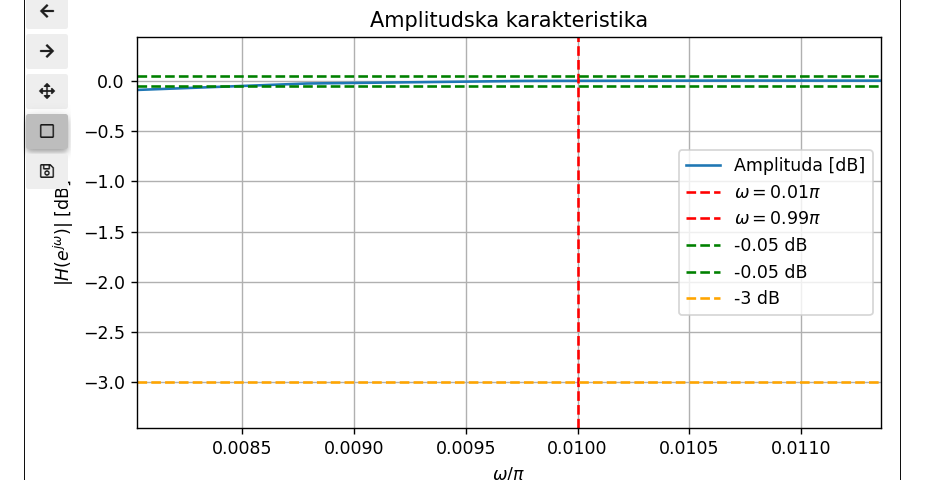
#> input picture ecg/Screenshot.png, 940 x 480 px
$ jupyter execute --allow-errors zadaca1.ipynb   (shell and % lines are left out)
#> lines starting #> are read from the running program, lines starting #| are printed output that depends on the picture
[cell 1]
import numpy as np
import matplotlib.pyplot as plt
from scipy import signal
import matplotlib.image as mpimg

[cell 2]
#Globalne varijable
fs = 360
nyq = fs / 2

### Zadatak 1

Napisati funkciju u Pythonu koja učitava EKG signal i anotacije iz datog fajla.  Specifikacija funkcije je sljedeća:

```python
def read_ecg(filepath):
    '''
    Poziv funkcije: ecg, annot = read_ecg(filepath)

    Ulazni argumenti:
        filepath - putanja do fajla

    Izlazni argumenti:
        ecg   - odmjerci EKG signala
        annot - vektor sa pozicijama QRS kompleksa
    '''

[cell 3]
def read_ecg(filepath):
    data = np.load(filepath)
    ecg = data['signal']
    annot = data['annotation']
    return ecg, annot

### Objašnjenje

U samom tekstu prve zadaće objašnjen je način učitavanja podataka iz fajlova, i taj pristup je primjenjen u implementiranoj funkciji.

### Zadatak 2

Napisati funkciju u Pythonu koja crta EKG signal i označava QRS komplekse, slično kao na Slici 1. Vremenska osa treba da bude izražena u sekundama.
Specifikacija funkcije je sljedeća:

```python
def plot_ecg(ecg, qrs):
    '''
    Poziv funkcije: plot_ecg(ecg, qrs)

    Ulazni argumenti:
        ecg - odmjerci EKG signala
        qrs - vektor sa pozicijama QRS kompleksa
    '''

[cell 4]
# [13 lines left out: function plot_ecg, not called in this run]

### Objašnjenje
Prikazujemo ekg signal kao liniju i onda na njoj crvenim tačkama označavamo QRS komplekse.

### Zadatak 3

Projektovati digitalni filtar **propusnik opsega** koji zadovoljava sljedeće zahtjeve:
- slabljenje **ne veće od 3 dB** u opsegu od **5 Hz do 11 Hz**
- slabljenje **najmanje 40 dB** za frekvencije **manje od 2 Hz** i **veće od 18 Hz**

Nacrtati funkciju pojačanja, faznu karakteristiku i grupno kašnjenje ovog filtra. Frekvencijsku osu označiti u Hz. Pokazati da filtar zadovoljava
date zahtjeve.

[cell 5]
N = 401
cutoff = [4, 12]

bandpass_hann = signal.firwin(N, cutoff, window='hann', pass_zero=False, fs=fs)

w, H = signal.freqz(bandpass_hann, worN=1024, fs=fs)

amplitude_db = 20 * np.log10(np.maximum(np.abs(H), 1e-10))
phase = np.unwrap(np.angle(H))
w_gd, gd = signal.group_delay((bandpass_hann, 1), fs=fs)

plt.figure(figsize=(10, 10))

plt.subplot(3, 1, 1)
plt.plot(w, amplitude_db)
plt.axhline(-3, color='r', linestyle='--', label='-3 dB')
plt.axhline(-40, color='gray', linestyle='--', label='-40 dB')
plt.axvline(2, color='purple', linestyle='--', label='Gr. opsega (2 Hz)')
plt.axvline(18, color='purple', linestyle='--')
plt.axvline(5, color='green', linestyle='--', label='Propusni opseg')
plt.axvline(11, color='green', linestyle='--')
plt.title("Amplitudska karakteristika")
plt.xlabel("Frekvencija [Hz]")
plt.ylabel("Amplituda [dB]")
plt.grid(True)
plt.legend()

plt.subplot(3, 1, 2)
plt.plot(w, phase)
plt.title("Fazna karakteristika")
plt.xlabel("Frekvencija [Hz]")
plt.ylabel("Faza [rad]")
plt.grid(True)

plt.subplot(3, 1, 3)
plt.plot(w_gd, gd)
plt.title("Grupno kašnjenje")
plt.xlabel("Frekvencija [Hz]")
plt.ylabel("Kašnjenje [odmjerci]")
plt.yticks(np.arange(0, N, 50))
plt.ylim(0, N)
plt.grid(True)

plt.tight_layout()
plt.show()
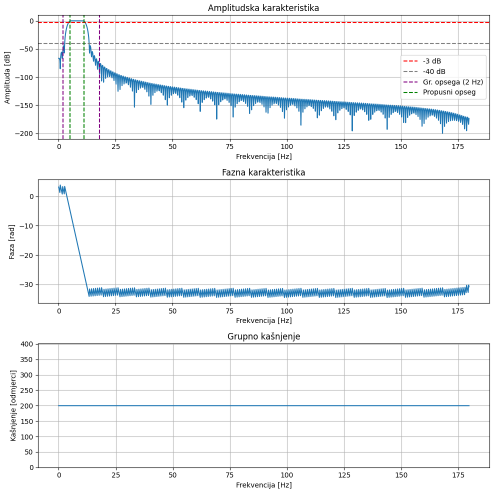
#> figure drawn by matplotlib, 3 panels; panel 1: curve peaks at x = 5.8, y = 0.0502; panel 2: curve peaks at x = 0.703, y = 3.83; panel 3: curve peaks at x = 128.7, y = 200

[cell 6]
wp = [4, 16]

N = 121
beta = 5

bandpass_kaiser = signal.firwin(301, wp, window=('kaiser', beta), pass_zero=False, fs=fs)

w, H = signal.freqz(bandpass_kaiser, worN=2048, fs=fs)

amplitude_db = 20 * np.log10(np.maximum(np.abs(H), 1e-10))
phase = np.unwrap(np.angle(H))
w_gd, gd = signal.group_delay((bandpass_kaiser, 1), fs=fs)

plt.figure(figsize=(10, 10))

plt.subplot(3, 1, 1)
plt.plot(w, amplitude_db)
plt.axhline(-3, color='r', linestyle='--', label='-3 dB')
plt.axhline(-40, color='gray', linestyle='--', label='-40 dB')
plt.axvline(2, color='purple', linestyle='--', label='Gr. opsega (2 Hz)')
plt.axvline(18, color='purple', linestyle='--')
plt.axvline(5, color='green', linestyle='--', label='Propusni opseg')
plt.axvline(11, color='green', linestyle='--')
plt.title("Amplitudska karakteristika")
plt.xlabel("Frekvencija [Hz]")
plt.ylabel("Amplituda [dB]")
plt.grid(True)
plt.legend()

plt.subplot(3, 1, 2)
plt.plot(w, phase)
plt.title("Fazna karakteristika")
plt.xlabel("Frekvencija [Hz]")
plt.ylabel("Faza [rad]")
plt.grid(True)

plt.subplot(3, 1, 3)
plt.plot(w_gd, gd)
plt.title("Grupno kašnjenje")
plt.xlabel("Frekvencija [Hz]")
plt.ylabel("Kašnjenje [odmjerci]")
plt.yticks(np.arange(0, 401, 50))
plt.ylim(0, 401)
plt.grid(True)

plt.tight_layout()
plt.show()
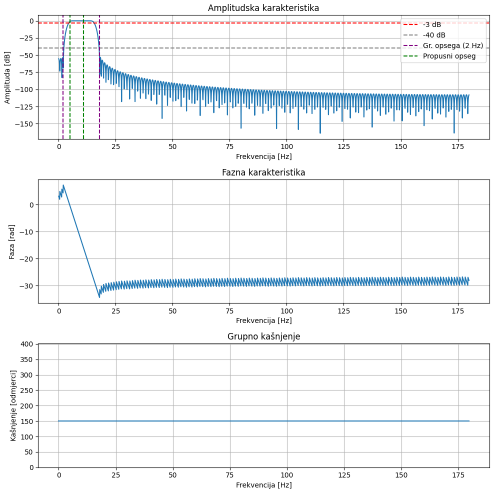
#> figure drawn by matplotlib, 3 panels; panel 1: curve peaks at x = 6.24, y = 0.00624; panel 2: curve peaks at x = 2.02, y = 7.27; panel 3: curve peaks at x = 137.5, y = 150

### Objašnjenje:
Kreiramo FIR filtar obzirom da nam je bitno da fazna karakeristika bude linearna jer je oblik signala važan za detekciju QRS kompleksa.
Prvo projektujemo filtar korištenjem Hanovog prozora, a zatim korištenjem Kaiserovog prozora. Filtar koji koristi Kaiserov prozor je znatno manjeg reda
i prilikom upotrebe daje bolje rezultate tako da će se on koristiti u daljim zadacima.
Prikazujemo redom amplitudsku i faznu karakteristiku, kao i grupno kašnjenje za oba filtra. U računanju amplitudske karakteristike dodajemo jako malu
vrijednost da izbjegnemo log(0).

### Zadatak 4:
Predložiti funkciju prenosa i implementirati **derivacijski filtar**. Nacrtati funkciju pojačanja, faznu karakteristiku i grupno kašnjenje
ovog filtra. Frekvencijsku osu označiti u Hz.

[cell 7]
b = np.array([-1, -2, 0, 2, 1]) / 8
a = [1]

w, H = signal.freqz(b, a, worN=1024)

amplitude_db = 20 * np.log10(np.maximum(np.abs(H), 1e-10))
phase = np.unwrap(np.angle(H))
w_gd, gd = signal.group_delay((b, a), fs=fs)
gd = np.nan_to_num(gd, nan=0.0, posinf=0.0, neginf=0.0)

plt.figure(figsize=(10, 10))

plt.subplot(3, 1, 1)
plt.plot(w, amplitude_db)
plt.title("Amplitudska karakteristika")
plt.xlabel("Frekvencija [Hz]")
plt.ylabel("Amplituda [dB]")
plt.grid(True)

plt.subplot(3, 1, 2)
plt.plot(w, phase)
plt.title("Fazna karakteristika")
plt.xlabel("Frekvencija [Hz]")
plt.ylabel("Faza [rad]")
plt.grid(True)

plt.subplot(3, 1, 3)
plt.plot(w_gd, gd)
plt.title("Grupno kašnjenje")
plt.xlabel("Frekvencija [Hz]")
plt.ylabel("Kašnjenje [odmjerci]")
plt.yticks(np.arange(0, 401, 50))
plt.ylim(0, 401)
plt.grid(True)

plt.tight_layout()
plt.show()
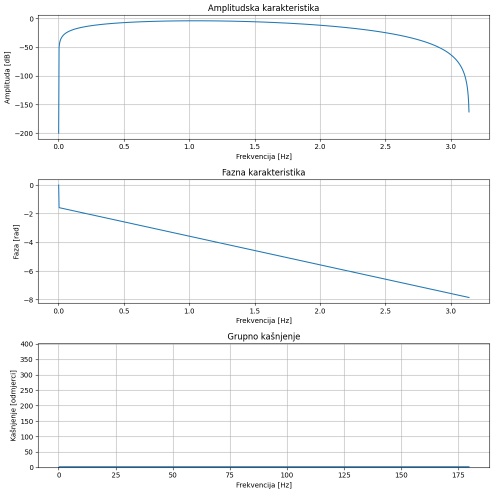
#> figure drawn by matplotlib, 3 panels; panel 1: curve peaks at x = 1.05, y = -3.75; panel 2: curve peaks at x = 0, y = 0; panel 3: curve peaks at x = 179.6, y = 2

### Objašnjenje:
Koristeći ChatGPT i sljedeći izvor:

https://dsp.stackexchange.com/questions/14267/ways-to-compute-the-n-the-derivative-of-a-discrete-signal

shvatila sam derivacijski filtar kao filtar koji računa razliku trenutnog odmjerka i prethodnog i sljedećeg. Postoji više nivoa, tj. koliko razlika
pravimo i ChatGPT mi je predložio date koeficijente koji su se poklapali sa formulom u datom izvoru, tako da sam ih iskoristila za projektovanje.
Dobijeni filtar u daljem korištenju pravi dobre rezultate tako da ga prihvatam kao rješenje.

### Zadatak 5:
Analitičkim putem odrediti impulsni odziv Hilbertovog transformatora. Nacrtati dobijeni impulsni odziv na pogodno odabranom intervalu.

[cell 8]
N = 601

w = np.linspace(-np.pi, np.pi, N, endpoint=False)

H = np.zeros(N, dtype=complex)
H[w < 0] = 1j
H[w > 0] = -1j
H[w == 0] = 0

h = np.fft.ifft(np.fft.ifftshift(H))
h = np.real(h)
h = np.fft.fftshift(h)

n = np.arange(-N//2, N//2)
center = N // 2
width = 50
start = center - width
end = center + width

plt.figure(figsize=(10, 4))
plt.stem(n[start:end], h[start:end])
plt.title("Impulsni odziv (središnji segment)")
plt.xlabel("n")
plt.ylabel("h[n]")
plt.grid(True)
plt.tight_layout()
plt.show()
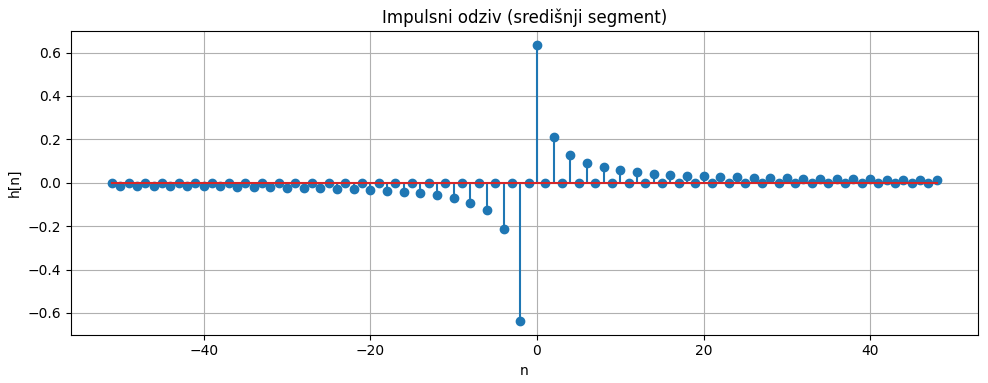
#> figure drawn by matplotlib, 1 panel; curve peaks at x = 0, y = 0.637

### Objasnjenje:
Analitičkim putem dolazimo do impulsnog odziva koji se poklapa sa informacijama koje su dostupne na Wikipedia sajtu:
https://en.wikipedia.org/wiki/File:Bandpass_discrete_Hilbert_transform_filter.tif

Obzirom da inverzna DTFT nije implementirana koristim IFFT uz malo prilagođavanje.

### Zadatak 6:
Metodom prozorskih funkcija projektovati digitalni **Hilbertov transformator**. Filtar treba da ima oscilacije manje od 0.05 dB i slabljenje
manje od 3 dB u frekvencijskom opsegu [0.01π, 0.99π]. Nacrtati amplitudnu i faznu karakteristiku dobijenog filtra. Pokazati da filtar zadovoljava
date zahtjeve i komentarisati razlike i slicnosti u odnosu na frekvencijsku karakteristiku idealnog Hilbertovog transformatora.

[cell 9]
window = signal.get_window('blackman', N, fftbins=False)
h_hilbert = h * window

w, H = signal.freqz(h_hilbert, worN=1024)

amplitude_db = 20 * np.log10(np.maximum(np.abs(H), 1e-10))
phase = np.unwrap(np.angle(H))
w_gd, gd = signal.group_delay((h_hilbert, 1), fs=fs)
gd = np.nan_to_num(gd, nan=0.0, posinf=0.0, neginf=0.0)

plt.figure(figsize=(10, 10))

plt.subplot(3, 1, 1)
plt.plot(w / np.pi, amplitude_db, label='Amplituda [dB]')
plt.axvline(0.01, color='red', linestyle='--', label=r'$\omega = 0.01\pi$')
plt.axvline(0.99, color='red', linestyle='--', label=r'$\omega = 0.99\pi$')
plt.axhline(-0.05, color='green', linestyle='--', label='-0.05 dB')
plt.axhline(0.05, color='green', linestyle='--', label='-0.05 dB')
plt.axhline(-3, color='orange', linestyle='--', label='-3 dB')
plt.xlabel(r'$\omega / \pi$')
plt.ylabel(r'$|H(e^{j\omega})|\ \mathrm{[dB]}$')
plt.title('Amplitudska karakteristika')
plt.legend()
plt.grid(True)

plt.subplot(3, 1, 2)
plt.plot(w / np.pi, phase)
plt.xlabel(r'$\omega / \pi$')
plt.ylabel(r'Faza [rad]')
plt.title('Fazna karakteristika')
plt.grid(True)

plt.subplot(3, 1, 3)
plt.plot(w_gd, gd)
plt.title("Grupno kašnjenje")
plt.xlabel("Frekvencija [Hz]")
plt.ylabel("Kašnjenje [uzorci]")
plt.yticks(np.arange(0, 401, 50))
plt.ylim(0, 401)
plt.grid(True)

plt.tight_layout()
plt.show()
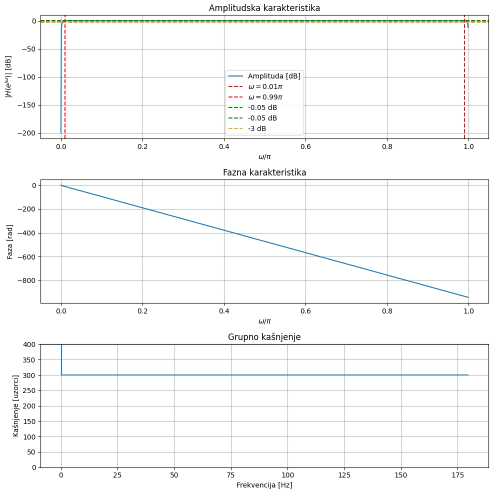
#> figure drawn by matplotlib, 3 panels; panel 1: curve peaks at x = 0.986, y = 0.00428; panel 2: curve peaks at x = 0, y = 0; panel 3: curve peaks at x = 0, y = 3.59e+17

### Objašnjenje :
Koristimo Blackman-ov prozor i iterativnim postupkom dolazimo do toga da je zadovoljavajući red 601. Taj prozor dalje množimo impulsnim odzivom kojeg
smo dobili u prošlom zadatku i dobijamo Hilbertov transformator. Zumiranjem na grafik vidimo da su ispunjeni svi zahtijevani uslovi (prikazano
na slici ispod). Takođe je prikazano i grupno kašnjenje jer će nam biti potrebno u kasnijim fazama obrade signala.
Idealni Hilbertov transformator ima pojačanje odnosmo amplitudu jednaku jedinici u propusnom opsegu, a moj projektovani filtar ima vrlo male oscilacije
manje od 0.05db što je poprilično dobra aproksimacija. Fazna karakteristika idealnog Hilbertovog transformatora daje pomak od −𝜋/2 za ω>0, odnosno +𝜋/2
za ω<0. Fazna karakteristika projektovanog filtra je linearna što daje približno konstantno grupno kašnjenje i daje dobre rezultate obzirom na konačnu
širinu impulsnog odziva i prozora.

[cell 10]
plt.figure(figsize=(8, 4))

img = mpimg.imread('Screenshot.png')
#> img is the input picture: shape (480, 940, 4) float32; mean R, G, B, A 0.96, 0.962, 0.958, 1

plt.imshow(img)
plt.axis('off')
plt.show()

### Zadatak 7:
Analitičkim putem izračunati odziv idealnog Hilbertovog transformatora na prostoperiodični signal x(n) = cos 0.2πn. Generisati uzorak
datog signala dužine 480 odmjeraka i demonstrirati rad realizovanog Hilbertovog transformatora. Nacrtati grafike ulaznog i izlaznog signala.

[cell 11]
N = 480
n = np.arange(N)
x = np.cos(0.2 * np.pi * n)

X = np.fft.fft(x)
H = np.zeros(N, dtype=complex)

if N % 2 == 0:
    H[1:N//2] = -1j
    H[N//2+1:] = 1j
    H[N//2] = -1j
else:
    H[1:(N-1)//2+1] = -1j
    H[(N+1)//2:] = 1j

Y = X * H

y_ideal = np.fft.ifft(Y).real

plt.figure(figsize=(10, 3))
plt.plot(n, x, label='x(n) = cos(0.2πn)')
plt.plot(n, y_ideal, label='y(n): izlaz Hilbertovog transformatora', linestyle='dashed')
plt.title("Idealni Hilbertov transformator")
plt.xlabel("n")
plt.ylabel("Amplituda")
plt.legend()
plt.grid(True)
plt.tight_layout()
plt.show()
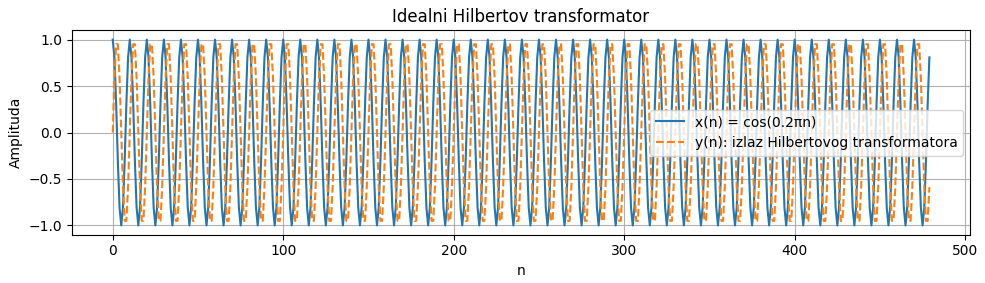
#> figure drawn by matplotlib, 1 panel; curve peaks at x = 0, y = 1; curve peaks at x = 473, y = 0.951

[cell 12]
y = signal.convolve(x, h_hilbert, mode='same')

plt.figure(figsize=(10, 6))

plt.subplot(2, 1, 1)
plt.plot(n, x, label='Ulaz: cos(0.2πn)')
plt.plot(n, y, label='Izlaz: Hilbert(x)', color='orange')
plt.grid()
plt.legend()
plt.title('Hilbertova transformacija projektovanim filtrom')

plt.subplot(2, 1, 2)
plt.plot(n, y, label='Izlaz: Hilbert(x)', color='orange')
plt.plot(n, y_ideal, '--', label='Idealni izlaz: sin(0.2πn)')
plt.grid()
plt.legend()
plt.title('Poređenje sa idealnim transformatorom')

plt.tight_layout()
plt.show()
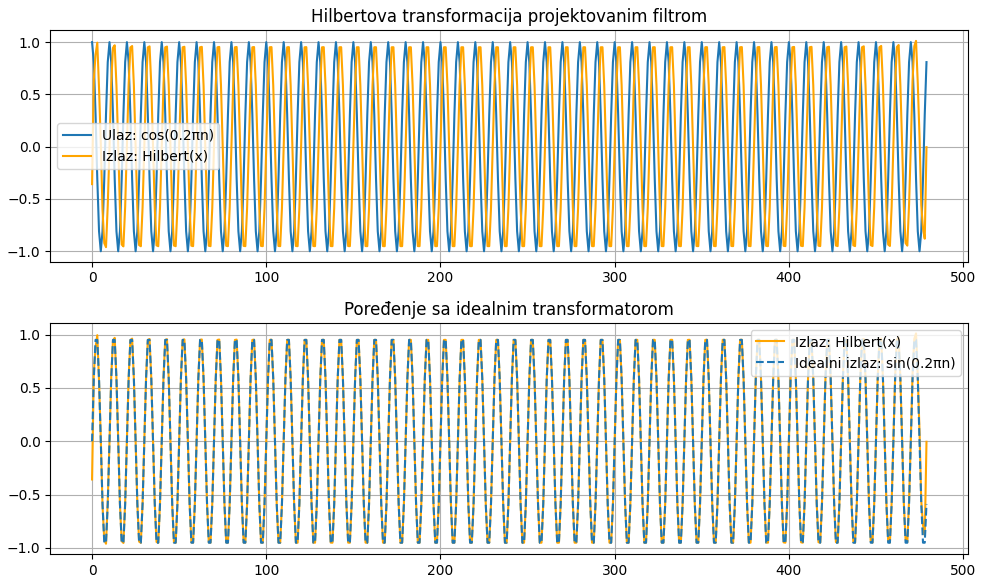
#> figure drawn by matplotlib, 2 panels; panel 1: curve peaks at x = 0, y = 1; panel 1: curve peaks at x = 473, y = 1.01; panel 2: curve peaks at x = 473, y = 1.01; panel 2: curve peaks at x = 473, y = 0.951

### Objašnjenje:
Analitičkim putem, korištenjem inverzne DTFT, dolazimo do odziva idealnog Hilbertovog transformatora što je prikazano na prvom grafiku.
Drugi grafik predstavlja odziv koji dobijamo kada ulazni signal provučemo kroz Hilbertov transformator koji je projektovan u prethodnom zadatku. Na
trećem grafiku vidimo da se odzivi gotovo potpuno poklapaju.

### Zadatak 8:
Implementirati i demonstrirati korake pretprocesiranja EKG signala na bar jednom od datih signala. Uporedno prikazati reprezentativan
uzorak ulaznog signala i odgovarajućih signala na izlazima pojedinih blokova.

[cell 13]
# [44 lines left out: function plot_ecg_preprocessing, not called in this run]

[cell 14]
# [6 lines left out: function ecg_preprocessing, not called in this run]

#> (a cell that did not finish here is left out)
